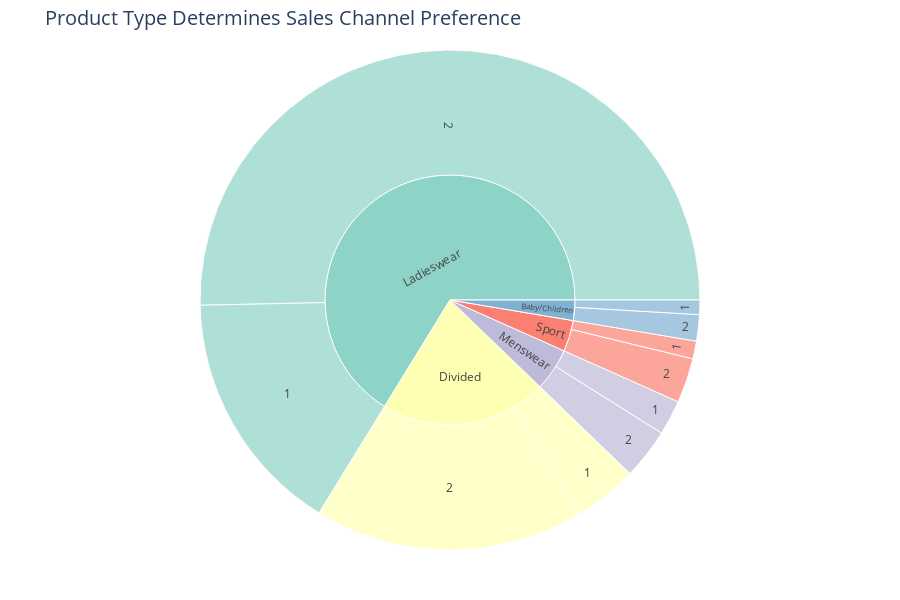

The notebook cell this image was saved under:
### Code cell
customers = np.random.choice(df_customers['customer_id'],100000)
df_customers = df_customers[df_customers['customer_id'].isin(customers)]
df_transaction_train = df_transaction[df_transaction['customer_id'].isin(customers)]

merged_df = df_transaction_train.merge(df_article, on='article_id', validate='many_to_one')
merged_df = merged_df.merge(df_customers,on='customer_id',validate='many_to_one')

grouped_data = merged_df.groupby(['index_group_name', 'sales_channel_id'])['price'].sum().reset_index()

fig = px.sunburst(
    grouped_data,
    path=['index_group_name', 'sales_channel_id'],
    values='price',
    title='Product Type Determines Sales Channel Preference',
    color_discrete_sequence=px.colors.qualitative.Set3, 
    width=900, 
    height=600,  
    labels={'price': 'Sales Value', 'index_group_name': 'Product Type'},
)
fig.update_layout(
    margin=dict(t=50, l=50, r=50, b=50),
    title_font=dict(size=20),  
)

fig.show()
# px.savefig('graph5.png')
fig.write_image('sunburst_graph.png', engine='kaleido')

### Figure 1 — Plotly figure (JSON) as saved in the notebook; plotly's stock layout.template omitted (floating-point values rounded to 4 significant figures)
{"data": [{"branchvalues": "total", "domain": {"x": [0, 1], "y": [0, 1]}, "hovertemplate": "labels=%{label}<br>Sales Value=%{value}<br>parent=%{parent}<br>id=%{id}<extra></extra>", "ids": ["Baby/Children/1", "Divided/1", "Ladieswear/1", "Menswear/1", "Sport/1", "Baby/Children/2", "Divided/2", "Ladieswear/2", "Menswear/2", "Sport/2", "Baby/Children", "Divided", "Ladieswear", "Menswear", "Sport"], "labels": ["1", "1", "1", "1", "1", "2", "2", "2", "2", "2", "Baby/Children", "Divided", "Ladieswear", "Menswear", "Sport"], "name": "", "parents": ["Baby/Children", "Divided", "Ladieswear", "Menswear", "Sport", "Baby/Children", "Divided", "Ladieswear", "Menswear", "Sport", "", "", "", "", ""], "type": "sunburst", "values": [581.4, 2582.0, 9857.0, 1400.0, 710.8, 1054.0, 10790.0, 31210.0, 2028.0, 1795.0, 1635.0, 13370.0, 41070.0, 3429.0, 2505.0]}], "layout": {"height": 600, "legend": {"tracegroupgap": 0}, "margin": {"b": 50, "l": 50, "r": 50, "t": 50}, "sunburstcolorway": ["rgb(141,211,199)", "rgb(255,255,179)", "rgb(190,186,218)", "rgb(251,128,114)", "rgb(128,177,211)", "rgb(253,180,98)", "rgb(179,222,105)", "rgb(252,205,229)", "rgb(217,217,217)", "rgb(188,128,189)", "rgb(204,235,197)", "rgb(255,237,111)"], "title": {"font": {"size": 20}, "text": "Product Type Determines Sales Channel Preference"}, "width": 900}}
